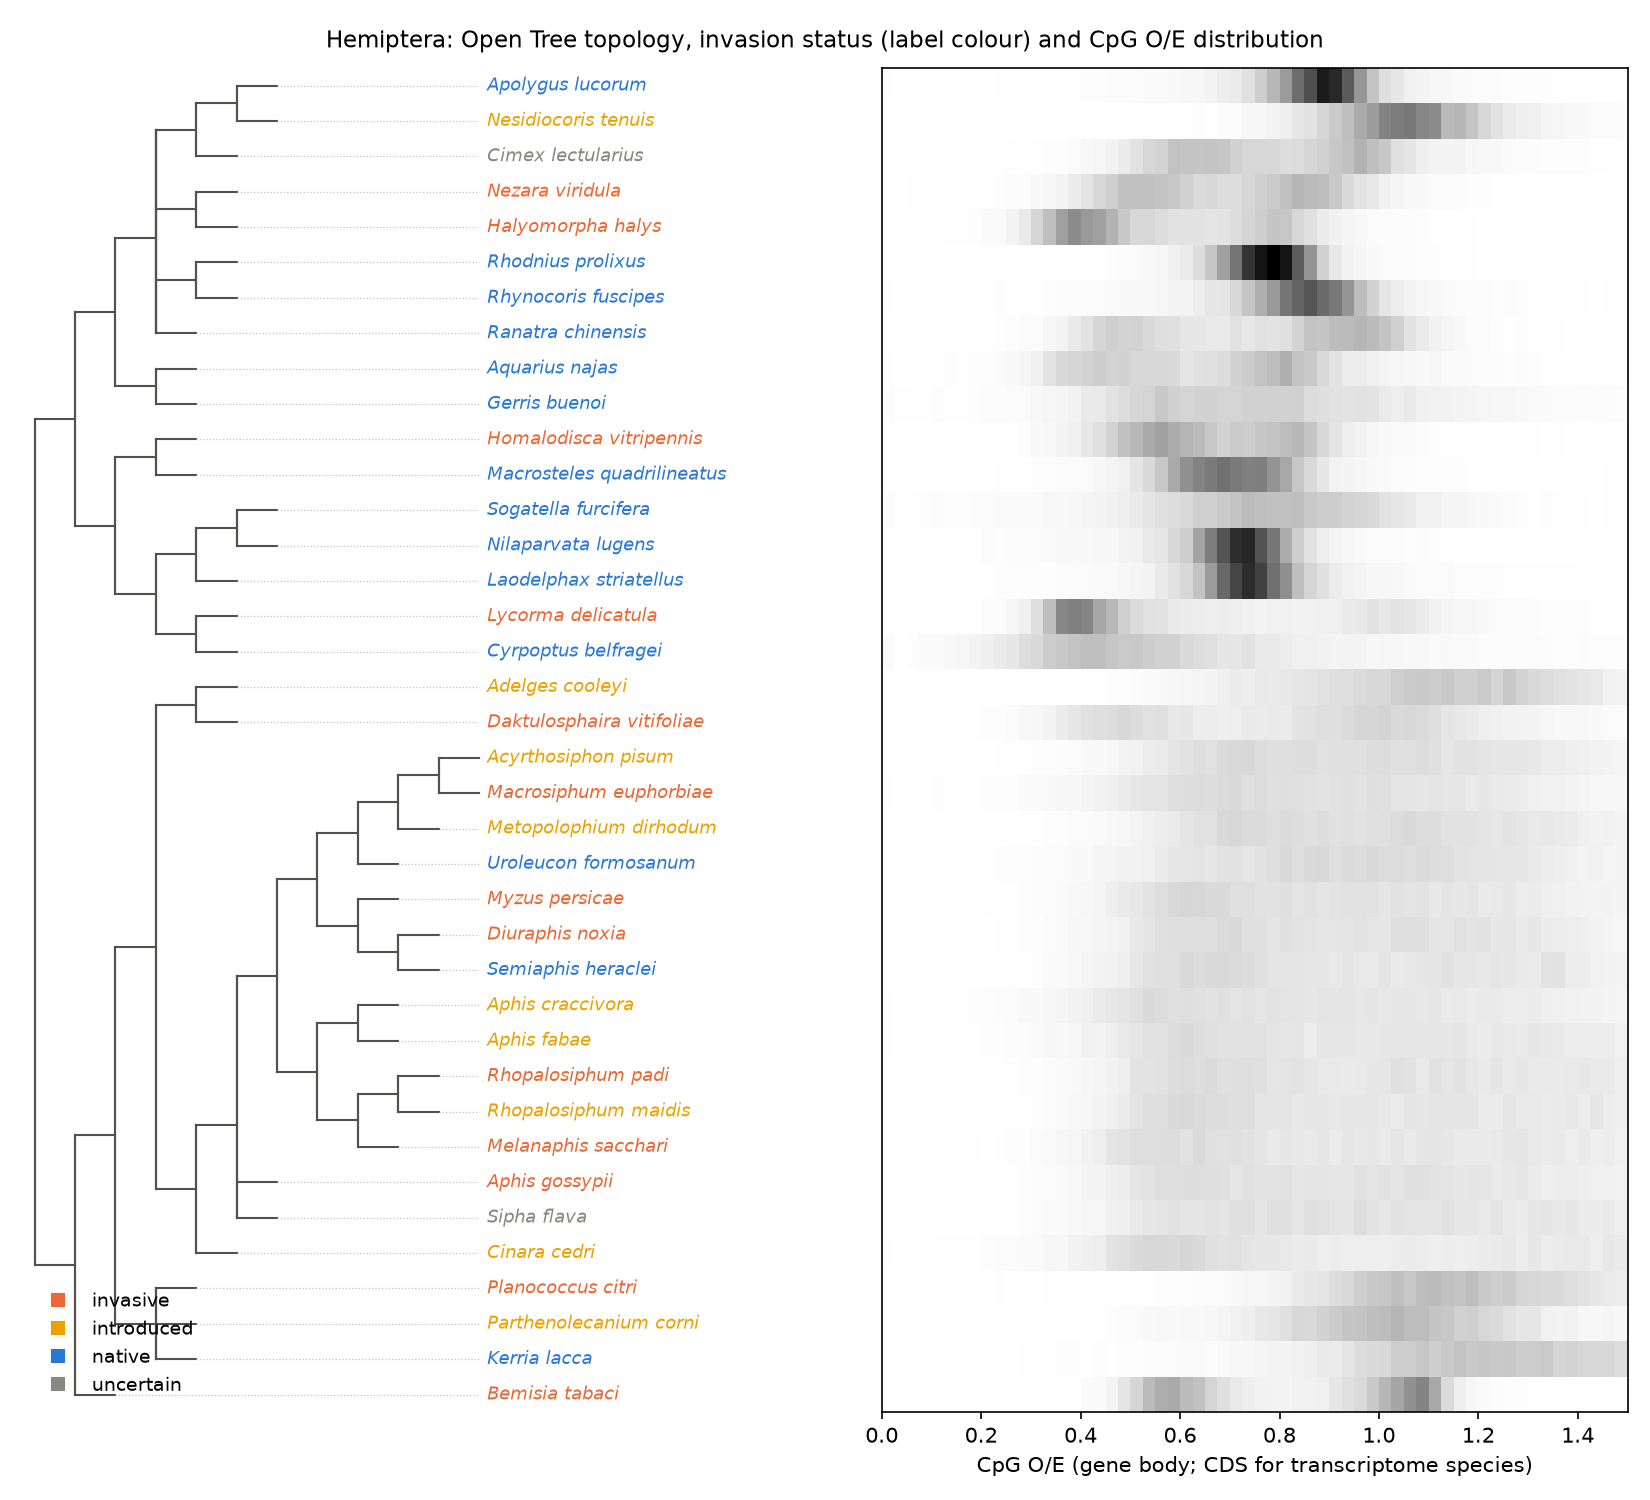

Write the Python code that produced this figure.
"""Phylogenetic test: do invasive Hemiptera differ in CpG O/E profile once relatedness is modelled?

The dashboard's trait-space test shuffles invasion labels within clades, which removes the
big clade differences but treats species inside a clade as independent. Hemiptera are not:
13 of the invasive species are aphids or close relatives. Here the same question is asked
with D-PGLS (Adams 2014, Evolution 68:2675): a multivariate PGLS / phylogenetic PERMANOVA in
which the profile matrix and the invasion indicator are both transformed by the inverse
Cholesky factor of the Brownian-motion covariance C, and significance comes from
randomising residuals of the null model (RRPP; Collyer et al. 2015, Heredity 115:357).

Tree      Open Tree of Life synthetic tree, induced subtree for the 38 hemipteran species
          (api.opentreeoflife.org v3; cached in analysis/hemiptera_otl.tre). Topology only:
          branch lengths are Grafen's (rho = 1), with equal branch lengths as a sensitivity
          check. Polytomies stay polytomies (a star under BM).
Profiles  as in the dashboard: 'summary' (12 distribution statistics, median/MAD scaled,
          clipped at +-3), 'shape' (share of genes in 80 CpG O/E bins), 'goslim' (median
          shift per GO Slim term, missing = 0). Gene body and CDS.
Labels    manifest/traits.tsv. Contrasts: invasive vs native; invasive vs all others;
          invasive + introduced vs native.
Also      Kmult (Adams 2014, Syst Biol 63:685): phylogenetic signal of each profile.

Usage:  uv run python analysis/phylo_invasion.py [--perm 9999] [--refresh-tree]
Writes  analysis/phylo_invasion.tsv, analysis/phylo_invasion.png (with --extra report)
"""

from __future__ import annotations

import argparse, csv, json, re, urllib.request
from pathlib import Path

import numpy as np

TREE = Path("analysis/hemiptera_otl.tre")
CONTRASTS = {
    "invasive_vs_native": lambda s: {"invasive": 1, "native": 0}.get(s),
    "invasive_vs_others": lambda s: 1 if s == "invasive" else 0,
    "nonnative_vs_native": lambda s: {"invasive": 1, "introduced": 1, "native": 0}.get(s),
}


# ---------- tree ----------
def fetch_tree(names: list[str]) -> str:
    def post(path, body):
        r = urllib.request.Request("https://api.opentreeoflife.org/v3/" + path, data=json.dumps(body).encode(),
                                   headers={"content-type": "application/json"})
        return json.load(urllib.request.urlopen(r, timeout=120))
    m = post("tnrs/match_names", {"names": names, "context_name": "Insects"})
    ott = {r["name"]: r["matches"][0]["taxon"]["ott_id"] for r in m["results"] if r["matches"]}
    missing = set(names) - set(ott)
    if missing:
        raise SystemExit(f"Open Tree has no match for: {sorted(missing)}")
    return post("tree_of_life/induced_subtree", {"ott_ids": list(ott.values()), "label_format": "name"})["newick"]


def parse_newick(s: str) -> dict:
    """Nested dicts {'name', 'children'}; quoted labels allowed, branch lengths ignored."""
    pos = 0

    def label():
        nonlocal pos
        if pos < len(s) and s[pos] == "'":
            end = s.index("'", pos + 1)
            name, pos = s[pos + 1:end], end + 1
        else:
            m = re.match(r"[^,():;]*", s[pos:])
            name, pos = m.group(0), pos + m.end()
        if pos < len(s) and s[pos] == ":":
            m = re.match(r":[^,();]*", s[pos:])
            pos += m.end()
        return name

    def node():
        nonlocal pos
        kids = []
        if s[pos] == "(":
            pos += 1
            kids.append(node())
            while s[pos] == ",":
                pos += 1
                kids.append(node())
            pos += 1  # ')'
        return {"name": label(), "children": kids}

    return node()


def collapse(n: dict) -> dict:
    """Drop single-child (taxonomy) nodes."""
    while len(n["children"]) == 1:
        n = n["children"][0]
    return {"name": n["name"], "children": [collapse(c) for c in n["children"]]}


def tips(n):
    return [n["name"].replace("_", " ")] if not n["children"] else [t for c in n["children"] for t in tips(c)]


def bm_cov(root: dict, mode: str) -> tuple[list[str], np.ndarray]:
    """Brownian covariance C (tips x tips), total depth scaled to 1.
    grafen: node height = (tips below - 1), so branch lengths are differences in height.
    equal:  every branch length 1, tips then extended to make the tree ultrametric."""
    names = tips(root)
    idx = {t: i for i, t in enumerate(names)}
    n = len(names)
    C = np.zeros((n, n))
    if mode == "grafen":
        H = len(names) - 1
        def walk(nd, depth_above):
            # depth_above: distance from root to this node (root = 0), in Grafen units
            below = tips(nd)
            h = len(below) - 1
            d = H - h
            ii = [idx[t] for t in below]
            # shared path from root to this node is d: every pair below shares at least d
            C[np.ix_(ii, ii)] = d
            for c in nd["children"]:
                walk(c, d)
        walk(root, 0)
        np.fill_diagonal(C, H)
        return names, C / H
    # equal branch lengths: depth counted in edges, then ultrametricised at the tips
    def walk(nd, d):
        below = tips(nd)
        ii = [idx[t] for t in below]
        C[np.ix_(ii, ii)] = d
        for c in nd["children"]:
            walk(c, d + 1)
    walk(root, 0)
    D = C.max() + 1
    np.fill_diagonal(C, D)
    return names, C / D


# ---------- profiles ----------
def profiles(d: dict, feat: str, kind: str, keep: list[dict]) -> tuple[list[dict], np.ndarray]:
    rows, X = [], []
    if kind == "goslim":
        g = d["goslim"].get(feat)
        by = {}
        for ti, si, shift, *_ in g["cells"]:
            by.setdefault(si, np.zeros(len(g["terms"])))[ti] = shift
    for s in keep:
        fit = s["fits"].get(feat)
        if kind == "summary":
            if not fit:
                continue
            dbic = fit["delta_bic"]
            v = [fit["median"], fit["mean"], fit["low_mean"], fit["high_mean"], fit["low_sd"], fit["high_sd"],
                 fit["low_weight"], fit["frac_low_posterior"], fit["ashman_d"],
                 np.sign(dbic) * np.log10(1 + abs(dbic)), fit["gpc_oe_median"],
                 (s.get("goslim_test") or {}).get(feat, {}).get("rank_biserial")]
            if any(x is None for x in v):
                continue
        elif kind == "shape":
            h = s["hist"].get(feat)
            if not h:
                continue
            v = np.array(h, float) / sum(h)
        else:
            si = d["species"].index(s)
            if si not in by:
                continue
            v = by[si]
        rows.append(s)
        X.append(np.asarray(v, float))
    X = np.array(X)
    if kind == "summary":  # robust scaling, as in the dashboard
        med = np.median(X, 0)
        mad = 1.4826 * np.median(np.abs(X - med), 0)
        X = np.clip((X - med) / np.where(mad > 1e-12, mad, 1), -3, 3)
    return rows, X


# ---------- statistics ----------
def ss_res(X: np.ndarray, Y: np.ndarray) -> float:
    beta, *_ = np.linalg.lstsq(X, Y, rcond=None)
    R = Y - X @ beta
    return float((R * R).sum())


def dpgls(Y: np.ndarray, x: np.ndarray, C: np.ndarray, perm: int, rng) -> dict:
    """D-PGLS with RRPP. Returns F, R2, Z (effect size of log F vs its null distribution), p."""
    n = len(x)
    P = np.linalg.inv(np.linalg.cholesky(C))
    Yt, X0, X1 = P @ Y, P @ np.ones((n, 1)), P @ np.column_stack([np.ones(n), x])
    b0, *_ = np.linalg.lstsq(X0, Yt, rcond=None)
    fit0, res0 = X0 @ b0, Yt - X0 @ b0

    def F_of(Yp):
        s0, s1 = ss_res(X0, Yp), ss_res(X1, Yp)
        return ((s0 - s1) / 1) / (s1 / (n - 2)), (s0 - s1) / s0

    F, R2 = F_of(Yt)
    Fs = np.array([F_of(fit0 + res0[rng.permutation(n)])[0] for _ in range(perm)])
    lF, lFs = np.log(F), np.log(np.r_[F, Fs])
    return {"F": F, "R2": R2, "Z": (lF - lFs.mean()) / lFs.std(ddof=1),
            "p": (1 + (Fs >= F - 1e-12).sum()) / (perm + 1)}


def kmult(Y: np.ndarray, C: np.ndarray, perm: int, rng) -> tuple[float, float]:
    """Multivariate Blomberg's K (Adams 2014): 1 = Brownian expectation, < 1 weaker signal."""
    n = len(Y)
    Ci, one = np.linalg.inv(C), np.ones((n, 1))
    expected = (np.trace(C) - n / (one.T @ Ci @ one).item()) / (n - 1)

    def K(Yp):
        a = np.linalg.solve(one.T @ Ci @ one, one.T @ Ci @ Yp)
        R = Yp - one @ a
        return (np.trace(R.T @ R) / np.trace(R.T @ Ci @ R)) / expected

    k = K(Y)
    ks = np.array([K(Y[rng.permutation(n)]) for _ in range(perm)])
    return k, (1 + (ks >= k).sum()) / (perm + 1)


# ---------- figure ----------
def figure(root, names, d, traits, out: Path):
    import matplotlib
    matplotlib.use("Agg")
    import matplotlib.pyplot as plt
    sp = {s["organism"]: s for s in d["species"] if s["group"] == "hemiptera" and s["role"] == "focal"}
    bins = np.array(d["bins"])
    col = {"invasive": "#eb6834", "introduced": "#eda100", "native": "#2a78d6", "uncertain": "#898781"}
    fig, (ax, ax2) = plt.subplots(1, 2, figsize=(11, 10), gridspec_kw={"width_ratios": [1.1, 1]}, sharey=True)
    y = {t: i for i, t in enumerate(names)}
    xs = {}

    def draw(nd, depth):
        if not nd["children"]:
            t = nd["name"].replace("_", " ")
            xs[t] = depth
            return y[t]
        ys = [draw(c, depth + 1) for c in nd["children"]]
        for c, yc in zip(nd["children"], ys):
            cx = depth + 1
            ax.plot([depth, depth], [min(ys), max(ys)], color="#52514e", lw=1)
            ax.plot([depth, cx], [yc, yc], color="#52514e", lw=1)
        return sum(ys) / len(ys)

    draw(root, 0)
    D = max(xs.values())
    for t, x in xs.items():
        ax.plot([x, D], [y[t], y[t]], color="#c3c2b7", lw=0.6, ls=":")
        st = traits.get(t, "uncertain")
        ax.text(D + 0.2, y[t], t, va="center", fontsize=8.5, style="italic", color=col[st])
    ax.set_xlim(-0.3, D + 9)
    ax.axis("off")
    H = np.full((len(names), 60), np.nan)
    for t, i in y.items():
        h = sp.get(t, {}).get("hist", {}).get("gene_body") or sp.get(t, {}).get("hist", {}).get("cds")
        if h:
            h = np.array(h[:60], float)
            H[i] = h / h.sum()
    ax2.imshow(H, aspect="auto", cmap="Greys", extent=[bins[0], bins[60], len(names) - 0.5, -0.5],
               interpolation="nearest")
    ax2.set_xlabel("CpG O/E (gene body; CDS for transcriptome species)")
    ax2.set_ylim(len(names) - 0.5, -0.5)
    ax2.set_yticks([])
    for st, c in col.items():
        ax.plot([], [], "s", color=c, label=st)
    ax.legend(loc="lower left", frameon=False, fontsize=9)
    fig.suptitle("Hemiptera: Open Tree topology, invasion status (label colour) and CpG O/E distribution",
                 fontsize=11)
    fig.tight_layout()
    fig.savefig(out, dpi=150)


def main() -> None:
    ap = argparse.ArgumentParser()
    ap.add_argument("--data", type=Path, default=Path("docs/data/dashboard.json"))
    ap.add_argument("--traits", type=Path, default=Path("manifest/traits.tsv"))
    ap.add_argument("--out", type=Path, default=Path("analysis/phylo_invasion.tsv"))
    ap.add_argument("--perm", type=int, default=9999)
    ap.add_argument("--refresh-tree", action="store_true")
    a = ap.parse_args()
    d = json.loads(a.data.read_text())
    traits = {r["species"]: r["invasion"] for r in csv.DictReader(
        (l for l in open(a.traits) if not l.startswith("#")), delimiter="\t")}
    hemi = [s for s in d["species"] if s["group"] == "hemiptera" and s["role"] == "focal"]
    if a.refresh_tree or not TREE.exists():
        TREE.write_text(fetch_tree(sorted(s["organism"] for s in hemi)) + "\n")
    root = collapse(parse_newick(TREE.read_text().strip()))
    rng = np.random.default_rng(20261127)
    covs = {m: bm_cov(root, m) for m in ("grafen", "equal")}
    out = []
    for feat in ("gene_body", "cds"):
        for kind in ("summary", "shape", "goslim"):
            rows, Y = profiles(d, feat, kind, hemi)
            names = [s["organism"] for s in rows]
            for cname, f in CONTRASTS.items():
                lab = [f(traits.get(n)) for n in names]
                keep = [i for i, v in enumerate(lab) if v is not None]
                x = np.array([lab[i] for i in keep], float)
                Yk = Y[keep]
                for model in ("none", "grafen", "equal"):
                    if model == "none":
                        C = np.eye(len(keep))
                    else:
                        tn, Cf = covs[model]
                        ii = [tn.index(names[i]) for i in keep]
                        C = Cf[np.ix_(ii, ii)]
                    r = dpgls(Yk, x, C, a.perm, rng)
                    out.append({"feature": feat, "profile": kind, "contrast": cname, "phylogeny": model,
                                "n_1": int(x.sum()), "n_0": int(len(x) - x.sum()), **r, "K": None})
                    print(f"{feat:9} {kind:7} {cname:20} {model:6} n={int(x.sum())}/{int(len(x)-x.sum())} "
                          f"R2={r['R2']:.3f} Z={r['Z']:.2f} p={r['p']:.4f}", flush=True)
            for model in ("grafen", "equal"):
                tn, Cf = covs[model]
                ii = [tn.index(n) for n in names]
                k, p = kmult(Y, Cf[np.ix_(ii, ii)], a.perm, rng)
                out.append({"feature": feat, "profile": kind, "contrast": "Kmult_signal", "phylogeny": model,
                            "n_1": len(names), "n_0": 0, "F": None, "R2": None, "Z": None, "p": p, "K": k})
                print(f"{feat:9} {kind:7} Kmult {model}: K={k:.2f} p={p:.4f}")
    with open(a.out, "w", newline="") as fh:
        w = csv.DictWriter(fh, fieldnames=list(out[0]), delimiter="\t", lineterminator="\n")
        w.writeheader()
        for r in out:
            w.writerow({k: (f"{v:.4g}" if isinstance(v, float) else v) for k, v in r.items()})
    try:
        figure(root, tips(root), d, traits, a.out.with_suffix(".png"))
    except ImportError:
        print("matplotlib not installed (uv sync --extra report): figure skipped")
    print(f"wrote {a.out}")


if __name__ == "__main__":
    main()
